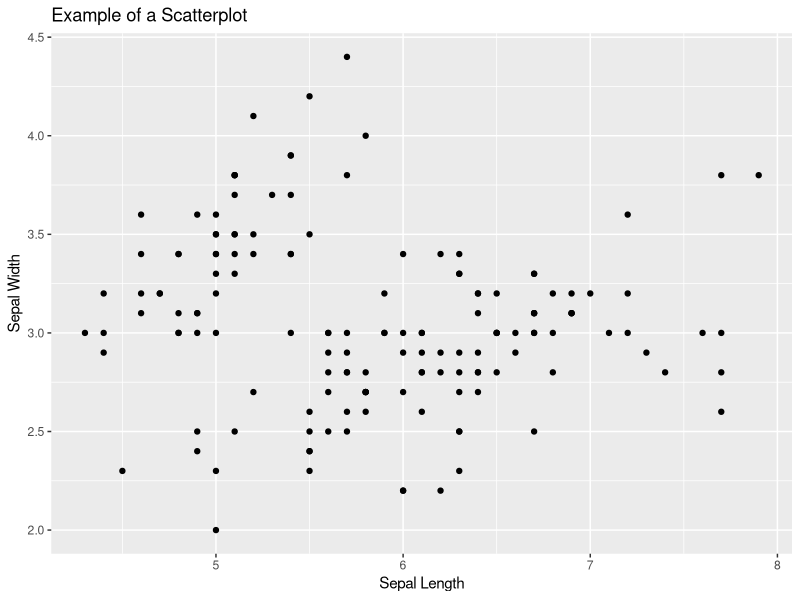
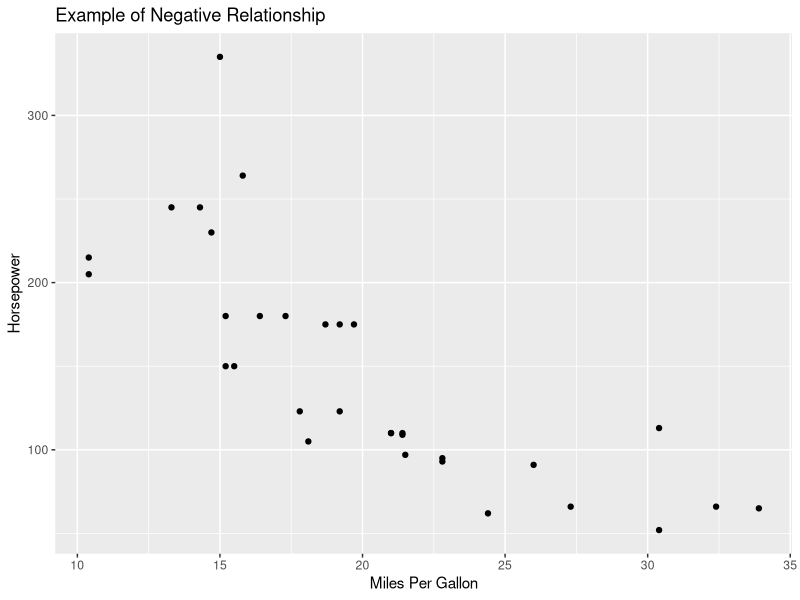
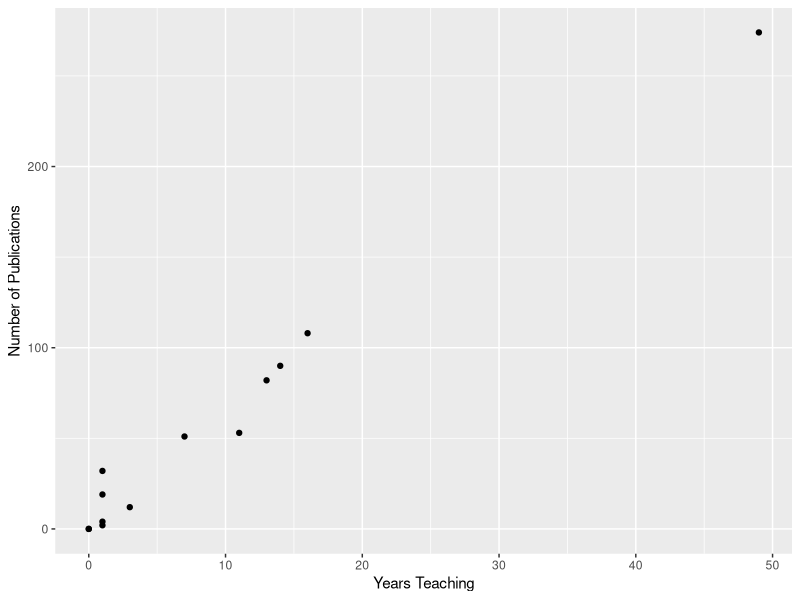

Write the R code that produced these figures, in order.
## ---- chunk 1
library(ggplot2)
ggplot(iris, aes(x = Sepal.Length, y = Sepal.Width)) + geom_point() +
  labs(title = "Example of a Scatterplot", x = "Sepal Length", y = "Sepal Width")

## ---- chunk 2
ggplot(mtcars, aes(x = mpg , y = hp)) + geom_point() +
  labs(title = "Example of Negative Relationship", x = "Miles Per Gallon", y = "Horsepower")

## ---- chunk 3
# Create Data
yearsTeaching <- c(0,14,1,1,11,3,16,1,13,1,0,7,49)
numberOfPublications <- c(0,90,2,32,53,12,108,4,82,19,0,51,274)
publicationData <- as.data.frame(cbind(yearsTeaching,numberOfPublications))

ggplot(publicationData, aes(x = yearsTeaching, y = numberOfPublications)) + geom_point() +
  labs(main = "Publication Data", x = "Years Teaching", y = "Number of Publications")
  
## ---- chunk 4
zYearsTeaching <- scale(publicationData$yearsTeaching)
zYearsTeaching
zNoOfPublications <- scale(publicationData$numberOfPublications)
zNoOfPublications
## ---- chunk 5
zCorrelationProductSummation <- sum(zYearsTeaching * zNoOfPublications)
## ---- chunk 6
zCorrelationProductSummation / nrow(publicationData)
